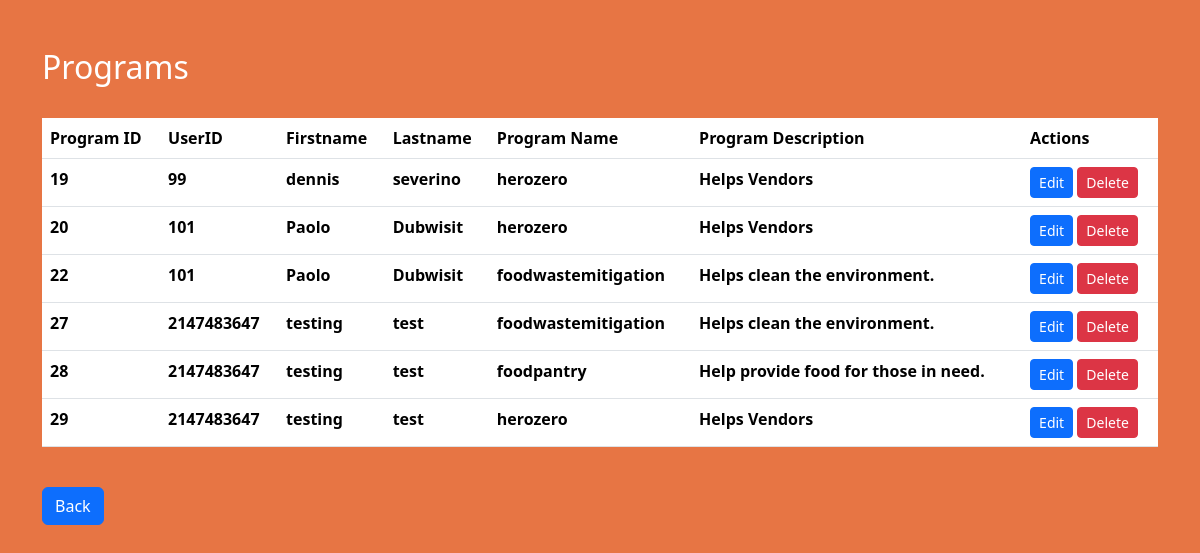
The page /volunteers/index.php (signed in) on the database its author committed.
### tables this page shows
CREATE TABLE `program_tb` (
  `program_id` int(11) NOT NULL,
  `user_id` int(11) NOT NULL,
  `program_name` varchar(100) DEFAULT NULL,
  `program_description` varchar(100) DEFAULT NULL
);

CREATE TABLE `user_tb` (
  `user_id` int(11) NOT NULL,
  `role_id` int(11) NOT NULL,
  `firstname` varchar(100) NOT NULL,
  `lastname` varchar(100) NOT NULL,
  `age` varchar(100) NOT NULL,
  `date_of_birth` varchar(100) NOT NULL,
  `block_number` varchar(100) NOT NULL,
  `street` varchar(100) NOT NULL,
  `country` varchar(100) NOT NULL,
  `barangay` varchar(100) NOT NULL,
  `city` varchar(100) NOT NULL,
  `zip_code` varchar(100) NOT NULL,
  `contact_number` varchar(100) NOT NULL,
  `email` varchar(100) NOT NULL,
  `username` varchar(100) NOT NULL,
  `password` varchar(100) NOT NULL,
  `images` varchar(100) NOT NULL
);

### connection/function.php (called while the page is built, shortened)
<?php
function check_login($conn)
{
   if(isset($_SESSION['user_id']))
    {
        $user_id = $_SESSION['user_id'];
        $query = "Select * from user_tb INNER JOIN role_tb ON role_tb.role_id = user_tb.role_id where user_id = '$user_id' limit 1";
        $result = mysqli_query($conn,$query);
        if($result && mysqli_num_rows($result) > 0)
        {
            $user_data = mysqli_fetch_assoc($result);
            return $user_data;
        }
    }
    die;
}

### volunteers/index.php (the view, shortened to what this page needs)
<?php
include_once("../connection/connection.php");
include_once("../connection/function.php");
$user_data = check_login($conn);
?>
<!DOCTYPE html>
<html lang="en">
<head>
 <link rel="stylesheet" href="https://cdn.jsdelivr.net/npm/bootstrap@5.3.2/dist/css/bootstrap.min.css" >
    <link rel="stylesheet" href="css/index.css">
</head>
<body>
    <div i class="container my-5">
        <h2>Programs</h2>
        <br>
        <table class="table">
            <thead>
                <tr>
                    <th>Program ID</th>
                    <th>UserID</th>
                    <th>Firstname</th>
                    <th>Lastname</th>
                    <th>Program Name</th>
                    <th>Program Description</th>
                    <?php if($user_data['role_name'] === 'Admin' || ($user_data['role_name'] === 'Secretary'))
                    echo '<th>Actions</th>'
                    ?>
                </tr>
            </thead>
            <tbody>
            <?php
if ($user_data['role_name'] === 'Admin' || ($user_data['role_name'] === 'Secretary')) {
    $sql = "SELECT * FROM program_tb INNER JOIN user_tb ON user_tb.user_id = program_tb.user_id";
} else {
    $sql = "SELECT * FROM program_tb INNER JOIN user_tb ON user_tb.user_id = program_tb.user_id WHERE program_tb.user_id = {$user_data['user_id']}";
}
$result = $connection->query($sql);
while($row = $result->fetch_assoc()){
    echo "
    <tr>
        <th>{$row['program_id']}</th>
        <th>{$row['user_id']}</th>
        <th>{$row['firstname']}</th>
        <th>{$row['lastname']}</th>
        <th>{$row['program_name']}</th>
        <th>{$row['program_description']}</th>
        <td>";
    if ($user_data['role_name'] === 'Admin' || $user_data['role_name'] === 'Secretary') {
        echo "
            <a class='btn btn-primary btn-sm' href='edit.php?program_id={$row['program_id']}'>Edit</a>
            <a onClick=\"javascript:return confirm('SURE KA HA?');\" class='btn btn-danger btn-sm' href='../volunteers/delete.php?program_id={$row['program_id']}'>Delete</a>";
    }
    echo "
        </td>
    </tr>";
}
?>
        </tbody>
        </table>
        <br>
                <a class="btn btn-primary" href="../admin/index.php" role="button">Back</a>
    </div>
</body>
</html>

### volunteers/css/index.css (style rules this page uses)
body { background-color: #e77544; }
h2 { color: white; }

### rows shown on the page
program_tb: program_id "19", user.user_id "99", user.firstname "dennis", user.lastname "severino", program_name "herozero", program_description "Helps Vendors"
program_tb: program_id "20", user.user_id "101", user.firstname "Paolo", user.lastname "Dubwisit", program_name "herozero", program_description "Helps Vendors"
program_tb: program_id "22", user.user_id "101", user.firstname "Paolo", user.lastname "Dubwisit", program_name "foodwastemitigation", program_description "Helps clean the environment."
program_tb: program_id "27", user.user_id "2147483647", user.firstname "testing", user.lastname "test", program_name "foodwastemitigation", program_description "Helps clean the environment."
program_tb: program_id "28", user.user_id "2147483647", user.firstname "testing", user.lastname "test", program_name "foodpantry", program_description "Help provide food for those in need."
program_tb: program_id "29", user.user_id "2147483647", user.firstname "testing", user.lastname "test", program_name "herozero", program_description "Helps Vendors"
